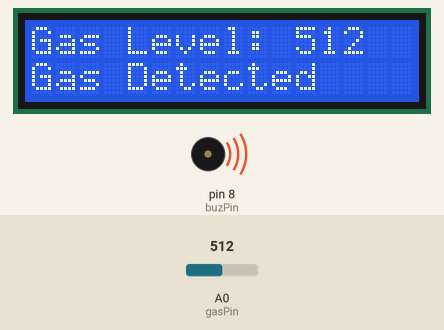
This sketch was run on a simulated Arduino Uno, built with avr-gcc and run on an emulated ATmega328P. Parts: 16×2 character LCD, buzzer (waves = sounding). The inputs (shaded band) are chosen by the test bench; at power-on: A0 (gasPin) = 512.

Above: at 2.2 s.
2.3 s: A0 (gasPin) set to 85
At 4.2 s:
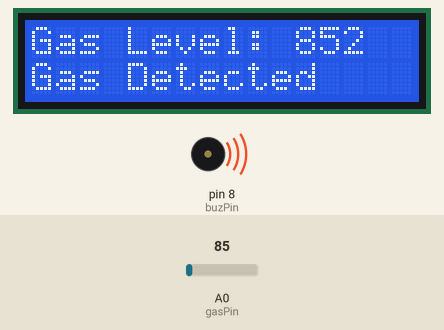
4.5 s: A0 (gasPin) set to 76
At 6.0 s:
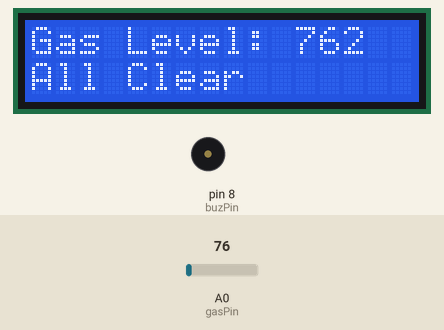
6.5 s: A0 (gasPin) set to 122
At 7.8 s:
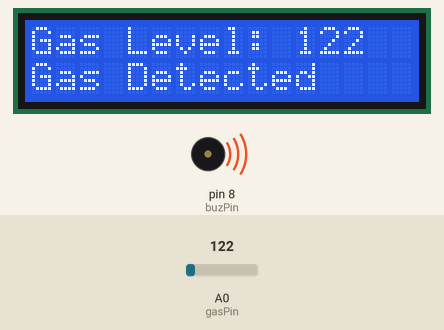
Timing chart, 0 to 9.5 s (numbered marks = the images above; inputs shaded):
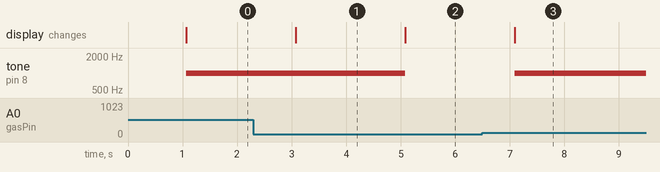

Measured:
- the behaviour switches between 80 and 79 on A0 (gasPin) (found by bisection; images 1 and 2)
- after the input at 2.3 s, the display: changes after 0.78 s (image 1)
- after the input at 4.5 s, tone on pin 8 (buzPin): 1000 Hz → silent after 0.59 s; the display: changes after 0.59 s (image 2)
- after the input at 6.5 s, tone on pin 8 (buzPin): silent → 1000 Hz after 0.60 s; the display: changes after 0.60 s (image 3)

The sketch:

Gas_Detector.ino
```cpp
#include <LiquidCrystal.h>              //library for LCD
LiquidCrystal lcd(2, 3, 4, 5, 6, 7);    //setup of pins
int gasPin = A0;                        // gas sensor pin
int buzPin = 8;                         // buzzer pin
int gasThresh = 80;                     // threshold voltage for gas sensor
int dt = 1000;                          // delay time
void setup() {
  lcd.begin(16, 2);
  pinMode(gasPin, INPUT);
  pinMode(buzPin, OUTPUT);
  lcd.print("Gas Detector");
  delay(dt);
  lcd.clear();
}
void loop() {
  int gasVal = analogRead(gasPin);

  lcd.setCursor(0, 0);
  lcd.print("Gas Level: ");
  lcd.print(gasVal);

  lcd.setCursor(0, 1);
  if (gasVal >= gasThresh) {
    lcd.print("Gas Detected   ");
    tone(buzPin, 1000);  // 1000 Hz tone for passive buzzer
  } else {
    lcd.print("All Clear      ");
    noTone(buzPin);      // Stop tone
  }
  delay(1000);
}
```
